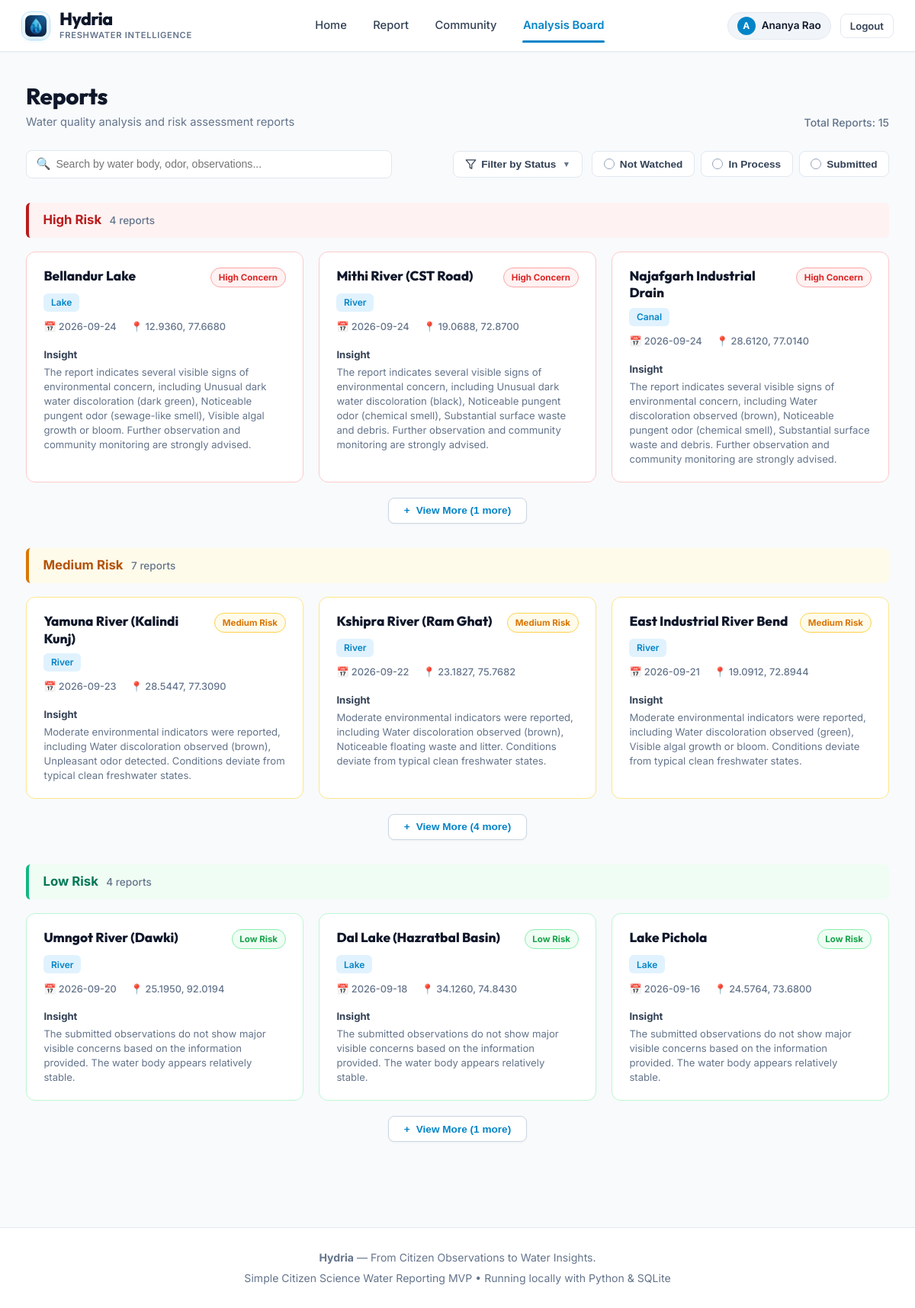
/analysis-board (signed in), run on the app's committed database.
### tables this page shows
CREATE TABLE users (
        id INTEGER PRIMARY KEY AUTOINCREMENT,
        name TEXT NOT NULL,
        email TEXT UNIQUE NOT NULL,
        password_hash TEXT NOT NULL,
        created_at TIMESTAMP DEFAULT CURRENT_TIMESTAMP
    );

CREATE TABLE reports (
        id INTEGER PRIMARY KEY AUTOINCREMENT,
        user_id INTEGER NOT NULL,
        water_body_name TEXT,
        water_body_type TEXT NOT NULL,
        latitude REAL NOT NULL,
        longitude REAL NOT NULL,
        water_colour TEXT NOT NULL,
        smell TEXT NOT NULL,
        algae TEXT NOT NULL,
        visible_waste TEXT NOT NULL,
        water_appearance TEXT NOT NULL,
        dead_fish TEXT DEFAULT 'No',
        additional_observation TEXT,
        image_path TEXT NOT NULL,
        image_hash TEXT NOT NULL,
        status TEXT NOT NULL CHECK(status IN ('Not Watched', 'In Process', 'Submitted')),
        is_demo INTEGER DEFAULT 0,
        created_at TIMESTAMP DEFAULT CURRENT_TIMESTAMP,
        updated_at TIMESTAMP DEFAULT CURRENT_TIMESTAMP,
        FOREIGN KEY (user_id) REFERENCES users(id) ON DELETE CASCADE
    );

### app.py (the view)
@app.route('/analysis-board')
def analysis_board():
    conn = database.get_db_connection()
    query = """
        SELECT r.*, u.name AS submitter_name,
               (SELECT COUNT(*) FROM votes v WHERE v.report_id = r.id) AS vote_count
        FROM reports r
        JOIN users u ON r.user_id = u.id
        ORDER BY r.created_at DESC
    """
    all_reports = conn.execute(query).fetchall()
    conn.close()
    risk_categories = {
        'High Risk': {
            'key': 'high-risk',
            'title': 'High Risk',
            'badge_text': 'High Concern',
            'badge_class': 'badge-high-concern',
            'card_border_class': 'card-border-high',
            'header_class': 'risk-header-high',
            'reports': []
        },
        'Medium Risk': {
            'key': 'medium-risk',
            'title': 'Medium Risk',
            'badge_text': 'Medium Risk',
            'badge_class': 'badge-medium-risk',
            'card_border_class': 'card-border-med',
            'header_class': 'risk-header-med',
            'reports': []
        },
        'Low Risk': {
            'key': 'low-risk',
            'title': 'Low Risk',
            'badge_text': 'Low Risk',
            'badge_class': 'badge-low-risk',
            'card_border_class': 'card-border-low',
            'header_class': 'risk-header-low',
            'reports': []
        }
    }
    status_counts = {'Not Watched': 0, 'In Process': 0, 'Submitted': 0}
    total_count = 0
    for r in all_reports:
        r_dict = dict(r)
        insight = generate_water_insight(r_dict)
        r_dict['insight'] = insight
        total_count += 1
        st = r_dict.get('status', 'Not Watched')
        if st in status_counts:
            status_counts[st] += 1
        concern = insight.get('concern_level', '')
        if 'High' in concern:
            risk_key = 'High Risk'
        elif 'Moderate' in concern or 'Medium' in concern:
            risk_key = 'Medium Risk'
        else:
            risk_key = 'Low Risk'
        r_dict['risk_category'] = risk_key
        risk_categories[risk_key]['reports'].append(r_dict)
    return render_template(
        'analysis_board.html',
        risk_categories=risk_categories,
        total_count=total_count,
        status_counts=status_counts
    )

### app.py (called while the page is built)
@app.context_processor
def inject_user():
    user = None
    if 'user_id' in session:
        user = {
            'id': session['user_id'],
            'name': session.get('user_name', 'Citizen Monitor'),
            'email': session.get('user_email', '')
        }
    return dict(current_user=user)

### database.py (called while the page is built)
def get_db_connection():
    conn = sqlite3.connect(DATABASE_PATH)
    conn.row_factory = sqlite3.Row
    conn.execute("PRAGMA foreign_keys = ON")
    return conn

### templates/analysis_board.html (shortened to what this page needs)
{% extends "base.html" %}
{% block content %}
<div class="reports-title-bar">
    <div>
        <h1 class="reports-page-title">Reports</h1>
        <p class="reports-page-subtitle">Water quality analysis and risk assessment reports</p>
    </div>
    <div class="reports-total-count">
        Total Reports: <span id="total-reports-num">{{ total_count }}</span>
    </div>
</div>
<div class="reports-filter-bar">
    <div class="reports-search-wrap">
        <span class="reports-search-icon">🔍</span>
        <input type="text" id="reports-search" class="reports-search-input"
               placeholder="Search by water body, odor, observations..."
               onkeyup="applyAllFilters()">
    </div>
    <div class="reports-filter-controls">
        <div class="status-dropdown-wrap">
            <button type="button" class="btn-status-dropdown" id="status-dropdown-btn" onclick="toggleStatusDropdown(event)">
                <svg width="15" height="15" viewBox="0 0 24 24" fill="none" stroke="currentColor" stroke-width="2" stroke-linecap="round" stroke-linejoin="round">
                    <polygon points="22 3 2 3 10 12.46 10 19 14 21 14 12.46 22 3"></polygon>
                </svg>
                <span id="selected-status-label">Filter by Status</span>
                <span style="font-size: 0.65rem; color: #64748b; margin-left: 2px;">▼</span>
            </button>
        </div>
        <div class="status-radio-group">
            <button type="button" class="status-radio-pill" data-status="Not Watched" onclick="toggleStatusPill('Not Watched', this)">
                <span class="radio-circle"></span> Not Watched
            </button>
            <button type="button" class="status-radio-pill" data-status="In Process" onclick="toggleStatusPill('In Process', this)">
                <span class="radio-circle"></span> In Process
            </button>
            <button type="button" class="status-radio-pill" data-status="Submitted" onclick="toggleStatusPill('Submitted', this)">
                <span class="radio-circle"></span> Submitted
            </button>
        </div>
    </div>
</div>
{% for cat_key, cat_data in risk_categories.items() %}
<section class="risk-section" id="section-{{ cat_data.key }}" data-risk-key="{{ cat_key }}">
    <div class="risk-section-header {{ cat_data.header_class }}">
        <div style="display: flex; align-items: baseline;">
            <span class="risk-header-title">{{ cat_data.title }}</span>
            <span class="risk-header-count" id="count-{{ cat_data.key }}">{{ cat_data.reports|length }} reports</span>
        </div>
    </div>
    <div class="risk-cards-grid" id="grid-{{ cat_data.key }}">
        {% for r in cat_data.reports %}
            <div class="report-risk-card {{ cat_data.card_border_class }} {% if loop.index > 3 %}card-hidden-by-default{% endif %}"
                 data-report-id="{{ r.id }}"
                 data-status="{{ r.status }}"
                 data-risk="{{ cat_key }}"
                 data-index="{{ loop.index }}"
                 data-search-text="{{ (r.water_body_name ~ ' ' ~ r.water_body_type ~ ' ' ~ r.water_colour ~ ' ' ~ r.smell ~ ' ' ~ (r.additional_observation or '') ~ ' ' ~ r.insight.summary)|lower }}"
                 onclick="window.location='{{ url_for('report_detail', report_id=r.id) }}'">
                <div class="card-row-top">
                    <a href="{{ url_for('report_detail', report_id=r.id) }}" class="card-title-link" onclick="event.stopPropagation();">
                        {{ r.water_body_name or "Unnamed " ~ r.water_body_type }}
                    </a>
                    <span class="risk-badge {{ cat_data.badge_class }}">
                        {{ cat_data.badge_text }}
                    </span>
                </div>
                <div>
                    <span class="card-type-pill">{{ r.water_body_type }}</span>
                </div>
                <div class="card-meta-line">
                    <span>📅 {{ r.created_at[:10] }}</span>
                    <span>📍 {{ "%.4f"|format(r.latitude) }}, {{ "%.4f"|format(r.longitude) }}</span>
                </div>
                <div class="card-insight-block">
                    <div class="card-insight-label">Insight</div>
                    <div class="card-insight-text">{{ r.insight.summary }}</div>
                </div>
            </div>
        {% endfor %}
    </div>
    {% if cat_data.reports|length > 3 %}
        <div class="view-more-container" id="more-container-{{ cat_data.key }}">
            <button type="button" class="btn-view-more"
                    id="btn-more-{{ cat_data.key }}"
                    data-expanded="false"
                    data-hidden-count="{{ cat_data.reports|length - 3 }}"
                    onclick="toggleViewMore('{{ cat_data.key }}', this)">
                <span class="btn-more-symbol">+</span>
                <span class="btn-more-label">View More ({{ cat_data.reports|length - 3 }} more)</span>
            </button>
        </div>
    {% endif %}
</section>
{% endfor %}
{% endblock %}

### templates/base.html (shortened to what this page needs)
<!DOCTYPE html>
<html lang="en">
<head>
    <link rel="stylesheet" href="{{ url_for('static', filename='css/style.css') }}">
</head>
<body>
    <header class="navbar">
        <div class="nav-container">
            <a href="{% if current_user %}{{ url_for('dashboard') }}{% else %}{{ url_for('login') }}{% endif %}" class="brand" id="brand-link">
                <span class="brand-logo-badge" style="background: none; padding: 0; box-shadow: none; display: flex; align-items: center;">
                    <img src="{{ url_for('static', filename='images/hydria-icon-64.png') }}" alt="Hydria" style="width: 28px; height: 28px; border-radius: 7px; display: block; box-shadow: 0 2px 8px rgba(2, 132, 199, 0.3);">
                </span>
                <div class="brand-meta">
                    <span class="brand-title">Hydria</span>
                    <span class="brand-tagline-sub">Freshwater Intelligence</span>
                </div>
            </a>
            <nav>
                <ul class="nav-links">
                    {% if current_user %}
                        <li><a href="{{ url_for('dashboard') }}" class="nav-link {% if request.path == url_for('dashboard') %}active{% endif %}" id="nav-home">Home</a></li>
                        <li><a href="{{ url_for('report_page') }}" class="nav-link {% if request.path.startswith('/report') and request.path == url_for('report_page') %}active{% endif %}" id="nav-report">Report</a></li>
                        <li><a href="{{ url_for('community') }}" class="nav-link {% if request.path == url_for('community') %}active{% endif %}" id="nav-community">Community</a></li>
                        <li><a href="{{ url_for('analysis_board') }}" class="nav-link {% if request.path == url_for('analysis_board') %}active{% endif %}" id="nav-board">Analysis Board</a></li>
                    {% endif %}
                </ul>
            </nav>
            {% if current_user %}
                <div class="nav-user">
                    <div class="user-pill">
                        <span class="user-avatar-circle">{{ current_user.name[:1]|upper }}</span>
                        <span class="user-name-text">{{ current_user.name }}</span>
                    </div>
                    <a href="{{ url_for('logout') }}" class="btn btn-secondary btn-sm" id="nav-logout">Logout</a>
                </div>
            {% endif %}
        </div>
    </header>
    <main class="main-content">
        {% block content %}{% endblock %}
    </main>
    <footer class="footer">
        <div><strong>Hydria</strong> — From Citizen Observations to Water Insights.</div>
        <div style="margin-top: 0.25rem;">Simple Citizen Science Water Reporting MVP &bull; Running locally with Python &amp; SQLite</div>
    </footer>
</body>
</html>

### data on the page
users: name "Ananya Rao"
reports: water_body_name "Bellandur Lake", badge_text "High Concern", water_body_type "Lake", created_at "2026-09-24", latitude "12.9360", longitude "77.6680", insight.summary "The report indicates several visible signs of environmental concern, including Unusual dark water discoloration (dark green), Noticeable pungent odor (sewage-like smell), Visible algal growth or bloom. Further observation and community monitoring are strongly advised."
reports: water_body_name "Mithi River (CST Road)", badge_text "High Concern", water_body_type "River", created_at "2026-09-24", latitude "19.0688", longitude "72.8700", insight.summary "The report indicates several visible signs of environmental concern, including Unusual dark water discoloration (black), Noticeable pungent odor (chemical smell), Substantial surface waste and debris. Further observation and community monitoring are strongly advised."
reports: water_body_name "Najafgarh Industrial Drain", badge_text "High Concern", water_body_type "Canal", created_at "2026-09-24", latitude "28.6120", longitude "77.0140", insight.summary "The report indicates several visible signs of environmental concern, including Water discoloration observed (brown), Noticeable pungent odor (chemical smell), Substantial surface waste and debris. Further observation and community monitoring are strongly advised."
reports: water_body_name "Yamuna River (Kalindi Kunj)", badge_text "Medium Risk", water_body_type "River", created_at "2026-09-23", latitude "28.5447", longitude "77.3090", insight.summary "Moderate environmental indicators were reported, including Water discoloration observed (brown), Unpleasant odor detected. Conditions deviate from typical clean freshwater states."
reports: water_body_name "Kshipra River (Ram Ghat)", badge_text "Medium Risk", water_body_type "River", created_at "2026-09-22", latitude "23.1827", longitude "75.7682", insight.summary "Moderate environmental indicators were reported, including Water discoloration observed (brown), Noticeable floating waste and litter. Conditions deviate from typical clean freshwater states."
reports: water_body_name "East Industrial River Bend", badge_text "Medium Risk", water_body_type "River", created_at "2026-09-21", latitude "19.0912", longitude "72.8944", insight.summary "Moderate environmental indicators were reported, including Water discoloration observed (green), Visible algal growth or bloom. Conditions deviate from typical clean freshwater states."
reports: water_body_name "Umngot River (Dawki)", badge_text "Low Risk", water_body_type "River", created_at "2026-09-20", latitude "25.1950", longitude "92.0194", insight.summary "The submitted observations do not show major visible concerns based on the information provided. The water body appears relatively stable."
reports: water_body_name "Dal Lake (Hazratbal Basin)", badge_text "Low Risk", water_body_type "Lake", created_at "2026-09-18", latitude "34.1260", longitude "74.8430", insight.summary "The submitted observations do not show major visible concerns based on the information provided. The water body appears relatively stable."
reports: water_body_name "Lake Pichola", badge_text "Low Risk", water_body_type "Lake", created_at "2026-09-16", latitude "24.5764", longitude "73.6800", insight.summary "The submitted observations do not show major visible concerns based on the information provided. The water body appears relatively stable."

### other printed values
{{ current_user.name[:1]|upper }} "A"
{{ total_count }} "15"
{{ cat_data.title }} "High Risk" "Medium Risk" "Low Risk"
{{ cat_data.reports|length }} "4" "7" "4"
{{ cat_data.reports|length - 3 }} "1" "4" "1"
